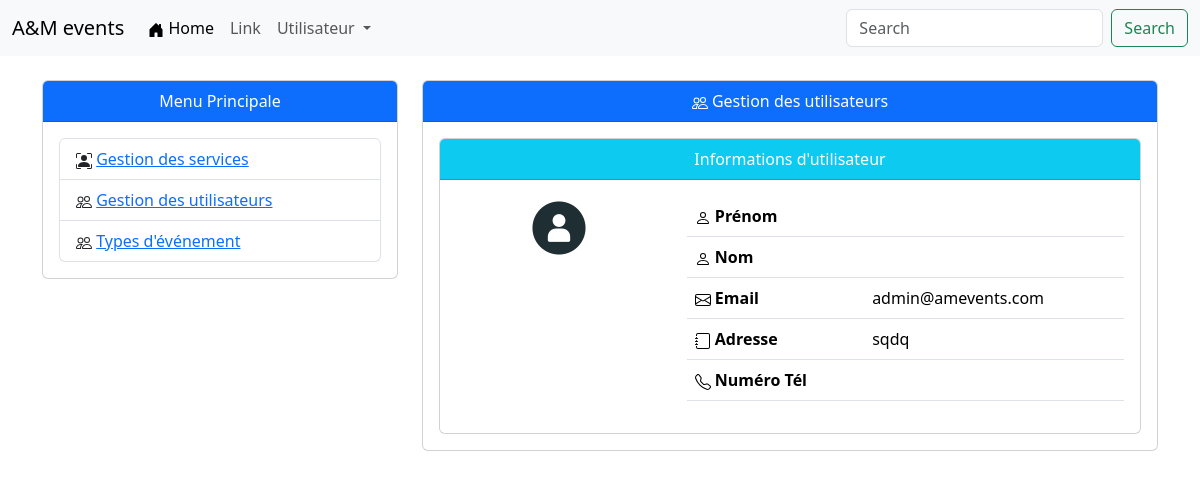
Screenshot of /___admin/utilisateurs/afficher.php?id=1 with the database file from the repository.
### tables this page shows
CREATE TABLE `utilisateurs` (
  `id` int(11) NOT NULL,
  `prenom` varchar(20) NOT NULL,
  `nom` varchar(20) NOT NULL,
  `email` varchar(20) NOT NULL,
  `type_utilisateur` enum('role_admin','role_prestataire','role_client','') NOT NULL,
  `mot_de_passe` varchar(255) NOT NULL,
  `telephone` int(11) NOT NULL,
  `adresse` text NOT NULL,
  `avatar` varchar(255) NOT NULL DEFAULT 'default.png',
  `statut` enum('en_verification','bloquer','active','') NOT NULL DEFAULT 'en_verification'
);

### ___admin/utilisateurs/afficher.php (the view, shortened to what this page needs)
<?php include_once('../shared/header.php'); ?>
<?php include_once('../shared/navbar.php'); ?>
<?php
$id = $_GET['id'];
$con = mysqli_connect('localhost', 'root', '', 'db_events');
$sql = "SELECT * FROM utilisateurs WHERE id = $id";
$utilisateur = mysqli_fetch_assoc(mysqli_query($con, $sql));
?>
<div class="container">
    <div class="row mt-4">
        <div class="col-4">
            <div class="card">
                <div class="card-header text-center bg-primary text-white">Menu Principale</div>
                <div class="card-body">
                    <?php
                    include_once('../shared/menu.php');
                    ?>
                </div>
            </div>
        </div>
        <div class="col-8">
            <div class="card">
                <div class="card-header text-center bg-primary text-white"> Gestion des utilisateurs</div>
                <div class="card-body">
                    <div class="row">
                        <div class="col">
                            <div class="card">
                                <div class="card-header  text-center bg-info text-white">Informations d'utilisateur</div>
                                <div class="card-body">
                                    <div class="row">
                                        <div class="col-md-4 text-center">
                                            <img src="../../assets/images/<?= $utilisateur['avatar'] ?>" alt="" srcset="">
                                        </div>
                                        <div class="col-md-8">
                                            <table class="table table-hover">
                                                <tr>
                                                    <th> Prénom</th>
                                                    <td><?= $utilisateur['first_name'] ?></td>
                                                </tr>
                                                <tr>
                                                    <th> Nom</th>
                                                    <td><?= $utilisateur['last_name'] ?></td>
                                                </tr>
                                                <tr>
                                                    <th> Email</th>
                                                    <td><?= $utilisateur['email'] ?></td>
                                                </tr>
                                                <tr>
                                                    <th> Adresse</th>
                                                    <td><?= $utilisateur['adresse'] ?></td>
                                                </tr>
                                                <tr>
                                                    <th> Numéro Tél</th>
                                                    <td><?= $utilisateur['phone'] ?></td>
                                                </tr>
                                            </table>
                                        </div>
                                    </div>
                                </div>
                            </div>
                        </div>
                    </div>
                </div>
            </div>
        </div>
    </div>
</div>
<?php include_once('../shared/footer.php'); ?>

### rows the page displays
utilisateurs: avatar (placeholder picture), email "admin@amevents.com", adresse "sqdq"
